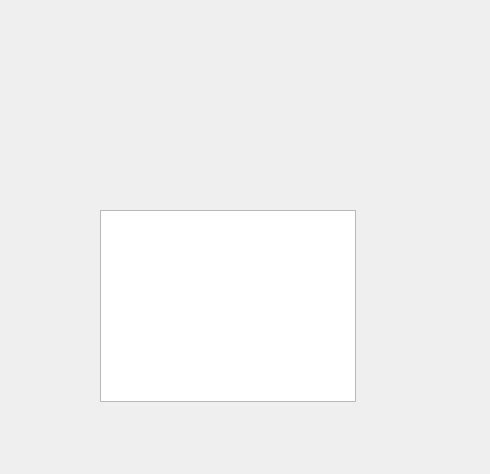
<?xml version="1.0" encoding="UTF-8"?>
<ui version="4.0">
 <class>Widget</class>
 <widget class="QWidget" name="Widget">
  <property name="geometry">
   <rect>
    <x>0</x>
    <y>0</y>
    <width>490</width>
    <height>474</height>
   </rect>
  </property>
  <property name="windowTitle">
   <string>Widget</string>
  </property>
  <widget class="QTableView" name="tableView">
   <property name="geometry">
    <rect>
     <x>100</x>
     <y>210</y>
     <width>256</width>
     <height>192</height>
    </rect>
   </property>
  </widget>
  <action name="action_record">
   <property name="icon">
    <iconset>
     <normaloff>C:/Users/90803/Pictures/Add.jpg</normaloff>C:/Users/90803/Pictures/Add.jpg</iconset>
   </property>
   <property name="text">
    <string>添加记录</string>
   </property>
   <property name="toolTip">
    <string>添加记录</string>
   </property>
  </action>
 </widget>
 <resources/>
 <connections/>
</ui>
